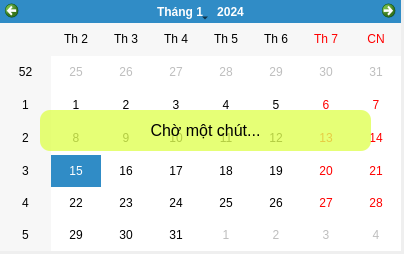
<?xml version="1.0" encoding="UTF-8"?>
<ui version="4.0">
 <class>SelectCalendar</class>
 <widget class="QMainWindow" name="SelectCalendar">
  <property name="geometry">
   <rect>
    <x>0</x>
    <y>0</y>
    <width>404</width>
    <height>254</height>
   </rect>
  </property>
  <property name="windowTitle">
   <string>Select Calendar</string>
  </property>
  <widget class="QWidget" name="centralwidget">
   <widget class="QCalendarWidget" name="calendar">
    <property name="geometry">
     <rect>
      <x>0</x>
      <y>0</y>
      <width>401</width>
      <height>251</height>
     </rect>
    </property>
    <property name="locale">
     <locale language="Vietnamese" country="Vietnam"/>
    </property>
   </widget>
   <widget class="QPushButton" name="wait">
    <property name="geometry">
     <rect>
      <x>40</x>
      <y>110</y>
      <width>331</width>
      <height>41</height>
     </rect>
    </property>
    <property name="styleSheet">
     <string notr="true">font-size: 16px; background-color: rgba(224, 255, 84, 0.8); border-radius: 10px;</string>
    </property>
    <property name="text">
     <string>Chờ một chút...</string>
    </property>
   </widget>
  </widget>
 </widget>
 <resources/>
 <connections/>
</ui>
